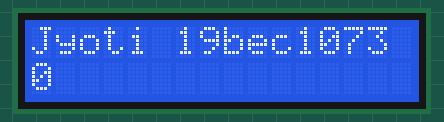
This sketch was run on a simulated Arduino Uno, built with avr-gcc and run on an emulated ATmega328P. On the bench: 16×2 character LCD.

Above: at 0.1 s.
At 4.1 s:
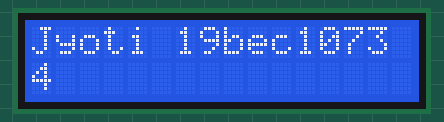
At 9.1 s:
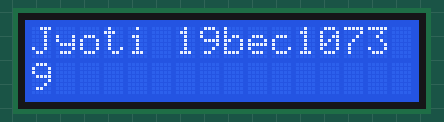
At 19.1 s:
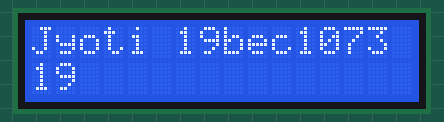
At 29.1 s:
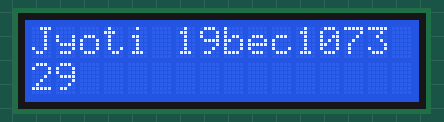
At 39.1 s:
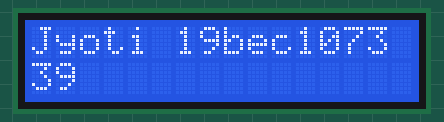

Measured:
- what the display in image 1 shows lasts 1.0 s, from 4.0 s to 5.0 s

The sketch:

lcd1.ino
```cpp
#include <LiquidCrystal.h>

const int rs = 12, en = 11, d4 = 5, d5 = 4, d6 = 3, d7 = 2;
LiquidCrystal lcd(rs, en, d4, d5, d6, d7);

void setup() {
  lcd.begin(16, 2);
  lcd.print("Jyoti 19bec1073");
}

void loop() {

  lcd.setCursor(0, 1);
  lcd.print(millis() / 1000);
}
```
